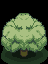

A level layout from a 2D game, rendered from its tile map. Below: a short description, then the map file with tile-grid data replaced by summaries:
An orthogonal 3x4 tile map with 16x16 px tiles, 2 tile layers (Collisions, WalkBehind).

<map version="1.0" orientation="orthogonal" renderorder="right-down" width="3" height="4" tilewidth="16" tileheight="16">
 <tileset firstgid="1" source="../../../tileset/wood.tsx" />
 <layer name="Collisions" width="3" height="4">
  <data>[12 cells, 6 non-empty, 6 distinct tile ids]</data>
 </layer>
 <layer name="WalkBehind" width="3" height="4">
  <data>[12 cells, 6 non-empty, 6 distinct tile ids]</data>
 </layer>
</map>
